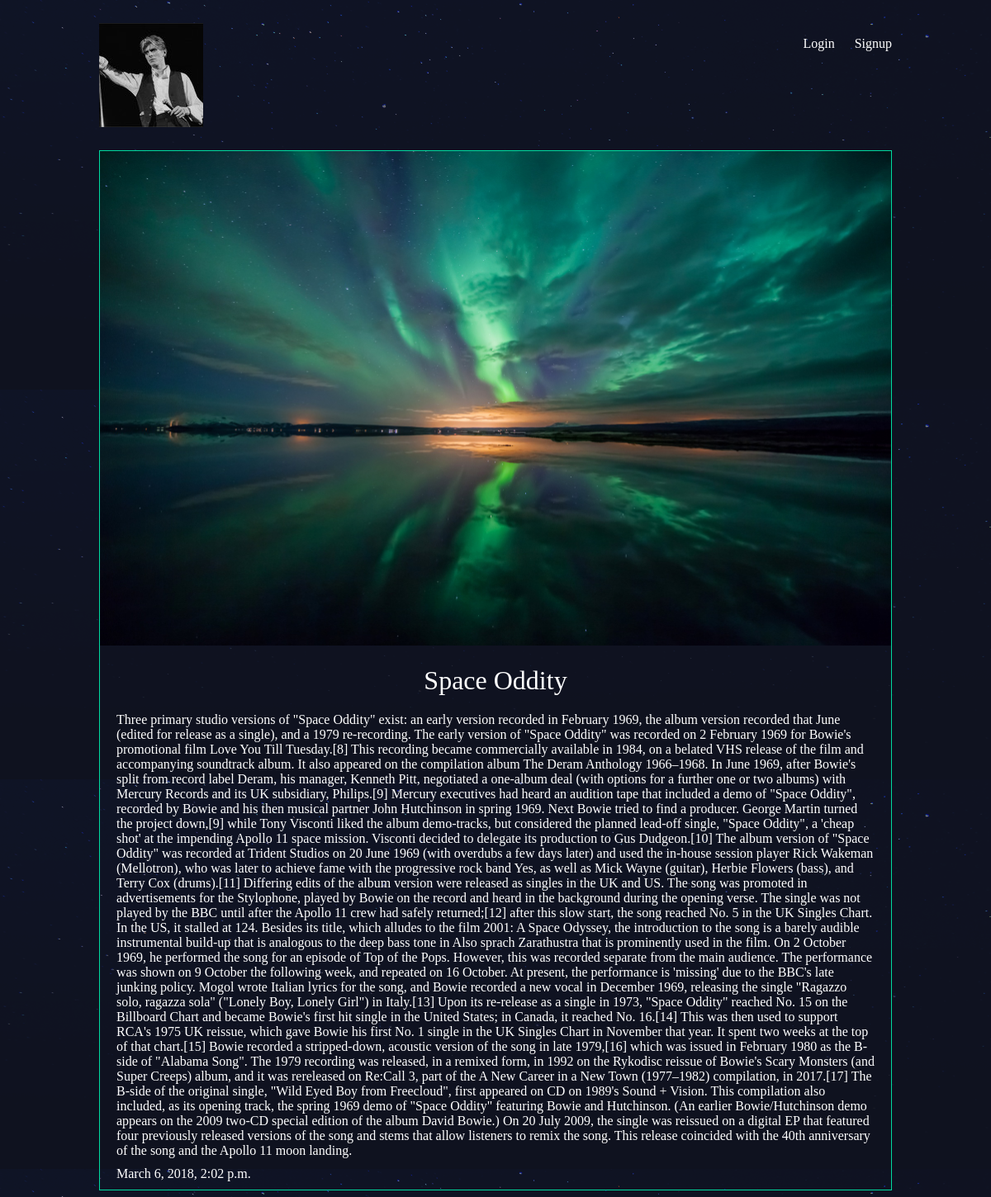
Screenshot of /articles/space-oddity/ with the database file from the repository.
### articles/models.py (models this page shows, shortened)
class Article(models.Model):
    title = models.CharField(max_length=100)
    slug = models.SlugField()
    body= models.TextField()
    date = models.DateTimeField(auto_now_add=True)
    thumb = models.ImageField(default='default.jpg',blank=True)
    author = models.ForeignKey(User,default=None)

### articles/views.py (the view)
# urls.py: url(r'^(?P<slug>[\w-]+)/$',views.article_details,name="detail"),
def article_details(request,slug):
    article = Article.objects.get(slug=slug)
    return render(request,'articles/article_detail.html',{'article':article})

### articles/templates/articles/article_detail.html
{% extends 'base_layout.html' %}
{% block content %}
<div class="article-detail">
  <div class="article">
    <img src="{{article.thumb.url}}" alt="">
    <h2>{{article.title}}</h2>
    <p>{{article.body}}</p>
    <p>{{article.date}}</p>
  </div>
</div>
{% endblock %}

### assets/styles.css (style rules this page uses)
body { background-color: #0f121f; background-image: url(/static/stars.png); background-repeat-y: no-repeat; color: #fff; }
body * { font-family: Ubuntu; }
h1, h2, h3, h4, h5 { font-weight: normal; margin: 0; }
.article { padding: 10px; border: 1px solid #00dba0; position: relative; padding-bottom: 40px; }
.article h2 { font-size: 1.2em; }
.article-detail .article { padding: 0; }
.article-detail .article img { max-width: 100%; }
.article-detail .article h2 { text-align: center; margin: 20px auto; font-size: 2em }
.article-detail .article p { margin: 10px 20px }

### rows the page displays
Article: thumb (picture), title "Space Oddity", body "Three primary studio versions of \"Space Oddity\" exist: an early version recorded in February 1969, the album version recorded that June (edited for release as a single), and a 1979 re-recording. The early version of \"Space Oddity\" was recorded on 2 February 1969 for Bowie's promotional film Love You Till Tuesday.[8] This recording became commercially available in 1984, on a belated VHS release of the film and accompanying soundtrack album. It also appeared on the compilation album The Deram Anthology 1966–1968. In June 1969, after Bowie's split from record label Deram, his manager, Kenneth Pitt, negotiated a one-album deal (with options for a further one or two albums) with Mercury Records…", date "March 6, 2018, 2:02 p.m."
